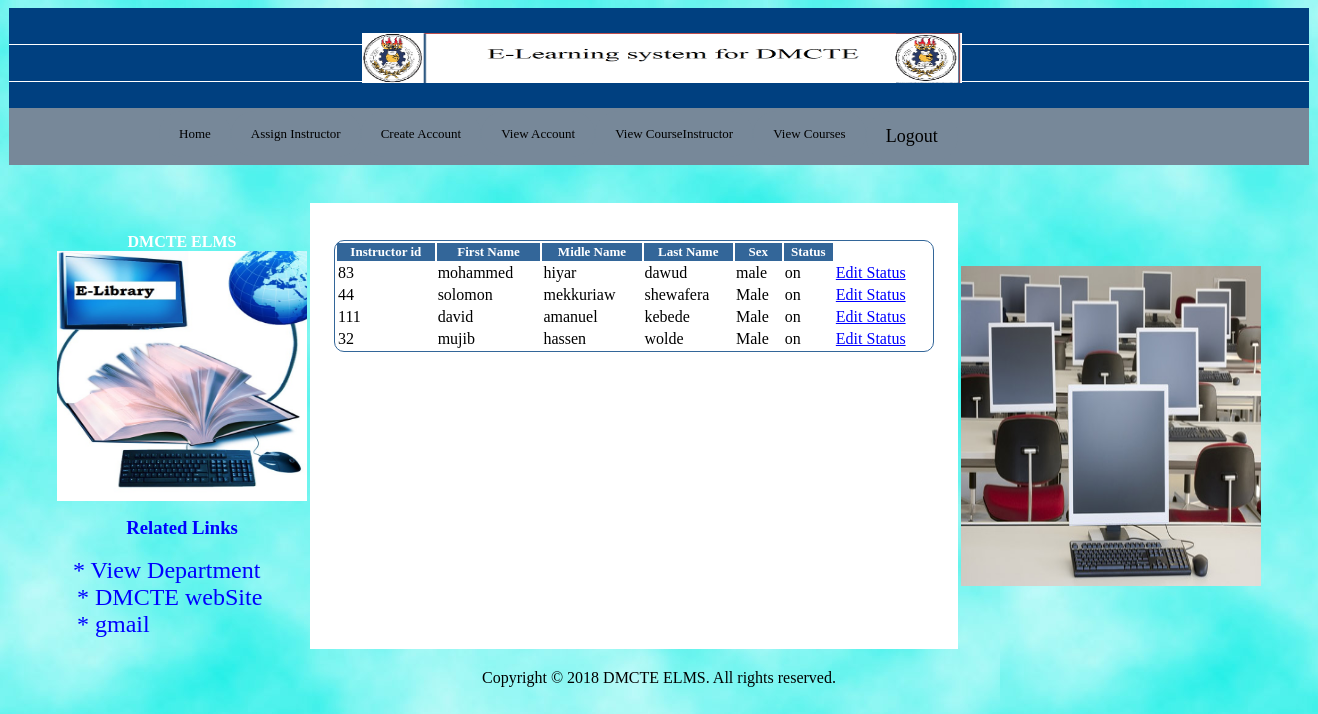
Screenshot of /viewinstructor.php (signed in) with the database file from the repository.
### tables this page shows
CREATE TABLE IF NOT EXISTS `instructor` (
  `instructorid` int(11) NOT NULL AUTO_INCREMENT,
  `firstname` varchar(34) NOT NULL,
  `midlename` varchar(34) NOT NULL,
  `lastname` varchar(34) NOT NULL,
  `sex` varchar(6) NOT NULL,
  `departmentid` int(11) NOT NULL,
  `status` varchar(4) NOT NULL,
  PRIMARY KEY (`instructorid`),
  KEY `departmentid` (`departmentid`)
);

### viewinstructor.php (the view, shortened to what this page needs)
<html>
<head>
<link style="text/css" href="3.css" rel="stylesheet">
<link style="text/css" href="1.css" rel="stylesheet">
</head>
<body  onLoad="timeimgs('1');"style="background-image:url(images/background.jpg)"
<table border="0" align="center" >
<tr><td>
<table align="center" border="0" width="1300"height="100" style="background-image:url(images/headerbg.png)">
<tr>
<td  border="0"align="center"></td>
<td  border="0"align="center"><img src="images/header.png" width="600" height="50"></td>
</tr></table>
<table border="0" width="1300"height="30" align="center" bgcolor=#778899 >
<tr>
<td bgcolor=#778899 align="center" valign="bottom">
  <div id="dropdown">
    <li>
   <a href="dean.php">Home</a></li>
   <li>
   <a href="assign.php">Assign Instructor</a></li>
   <li><a href="createinstructor.php">Create Account</a>
	</li>
	  <li><a href="#">View Account</a>
	</li>
	 <li>
   <a href="deptinstructorview.php">View CourseInstructor</a></li>
	 <li><a href="viewdepartmentcourse.php">View Courses</a></li>
	<li><font size="4px"><a href="logout.php" id="logout" align="right">Logout</a></font></li>
</div>
</td>
</tr>
</table><br><br>
<table border="0"  width="1210"height="450"  align="center">
<tr ><td width="210" align="center" valign="center" ><font  color="white" ><b><br>
 DMCTE ELMS</b> </font><BR>
<img src="images/e-learning.jpg"  width="250" height="250"></td>
<td width="700" height="300" rowspan=4 align="center"valign="top" bgcolor="#FFFFFF" class="one"><br><br>
<form action="viewinstructor.php" method="post">
<?php
    $result_set = mysql_query("SELECT * FROM instructor where status='on'");
if(mysql_num_rows($result_set)>0)
{
echo "<table id='vtable' style='width:600px;border:1px solid #336699;border-radius:10px;' align='center'><font color=white>
<tr>
<th bgcolor='#336699'><font color='white' size='2'>Instructor id</th>
<th bgcolor='#336699'><font color='white' size='2'>First Name</th>
<th bgcolor='#336699'><font color='white' size='2'>Midle Name</th>
<th bgcolor='#336699'><font color='white' size='2'>Last Name</th>
<th bgcolor='#336699'><font color=white size='2'>Sex</th>
<th bgcolor='#336699'><font color=white size='2'>Status</th>
</tr>";
while($row=mysql_fetch_array($result_set))
{
echo"<tr>";
echo"<td>";echo $row["instructorid"]; echo"</td>";
echo"<td>";echo $row["firstname"]; echo"</td>";
echo"<td>";echo $row["midlename"]; echo"</td>";
echo"<td>";echo $row["lastname"]; echo"</td>";
echo"<td>";echo $row["sex"]; echo"</td>";
echo"<td>";echo $row["status"]; echo"</td>";
echo"<td><a href=edit1.php?id=".$row['instructorid'].">Edit Status</a></td>";
echo"</tr>";
}
echo "</table>";
}
else{
   echo '<center>';
  echo '<font face="monotype corsiva" size="5"color="red">account not found !!</font>';
   echo '</center>';
   }
?>
</form>
<td rowspan=3 width="300" >
<img src="" height="320" width="300" name="demo" >
</td></tr>
<tr>
<td   valign="top" rowspan=3><font  color="blue" >
  <center><b><h3>Related Links</h3></b></center></font>
<a href="viewdepartment1.php"class="b" > &nbsp;&nbsp;&nbsp; <font size="5"  color="blue">* View Department</font></a><br>
<a href="http://www.DMCTE.edu.et"class="b">&nbsp;&nbsp;&nbsp;&nbsp; <font size="5"  color="blue"> * DMCTE webSite </font></a><br>
<a href="http://www.gmail.com"class="b">&nbsp;&nbsp;&nbsp;&nbsp; <font size="5"  color="blue">  * gmail</font></a></td>
</tr>
</table>
</td>
</tr><br>
<tr style="background-image:url(images/headerbg.png)" border="0" ><td align="center"   >Copyright © 2018 DMCTE ELMS. All rights reserved.</td>
</tr>
</table></body>
</html>

### 3.css (style rules this page uses)
#dropdown { display:block; float:center; width:1000; margin:0; padding:0; list-style:radius; font-size:13px; //font-weight:normal; font-family:Verdana, Arial, Helvetica, sans-serif,times-new-roman; color: #606060; }
#dropdown ul, #dropdown li { float:left; list-style:none; margin:0; padding:0; text-decoration:none; }
a:link { color:blue; }
#dropdown li a:link, #dropdown li a:visited, #dropdown li a:hover { display:block; margin:0; padding:15px 20px; color:#000000; background-color:#778899; border-radius:40px; text-decoration:bold; font-family:Arial Black; text-decoration:none; //dropdown }

### 1.css (style rules this page uses)
.b:link { border-radius:40px; text-decoration:bold; text-decoration: none; color:black; }

### rows the page displays
instructor: instructorid "83", firstname "mohammed", midlename "hiyar", lastname "dawud", sex "male", status "on"
instructor: instructorid "44", firstname "solomon", midlename "mekkuriaw", lastname "shewafera", sex "Male", status "on"
instructor: instructorid "111", firstname "david", midlename "amanuel", lastname "kebede", sex "Male", status "on"
instructor: instructorid "32", firstname "mujib", midlename "hassen", lastname "wolde", sex "Male", status "on"
